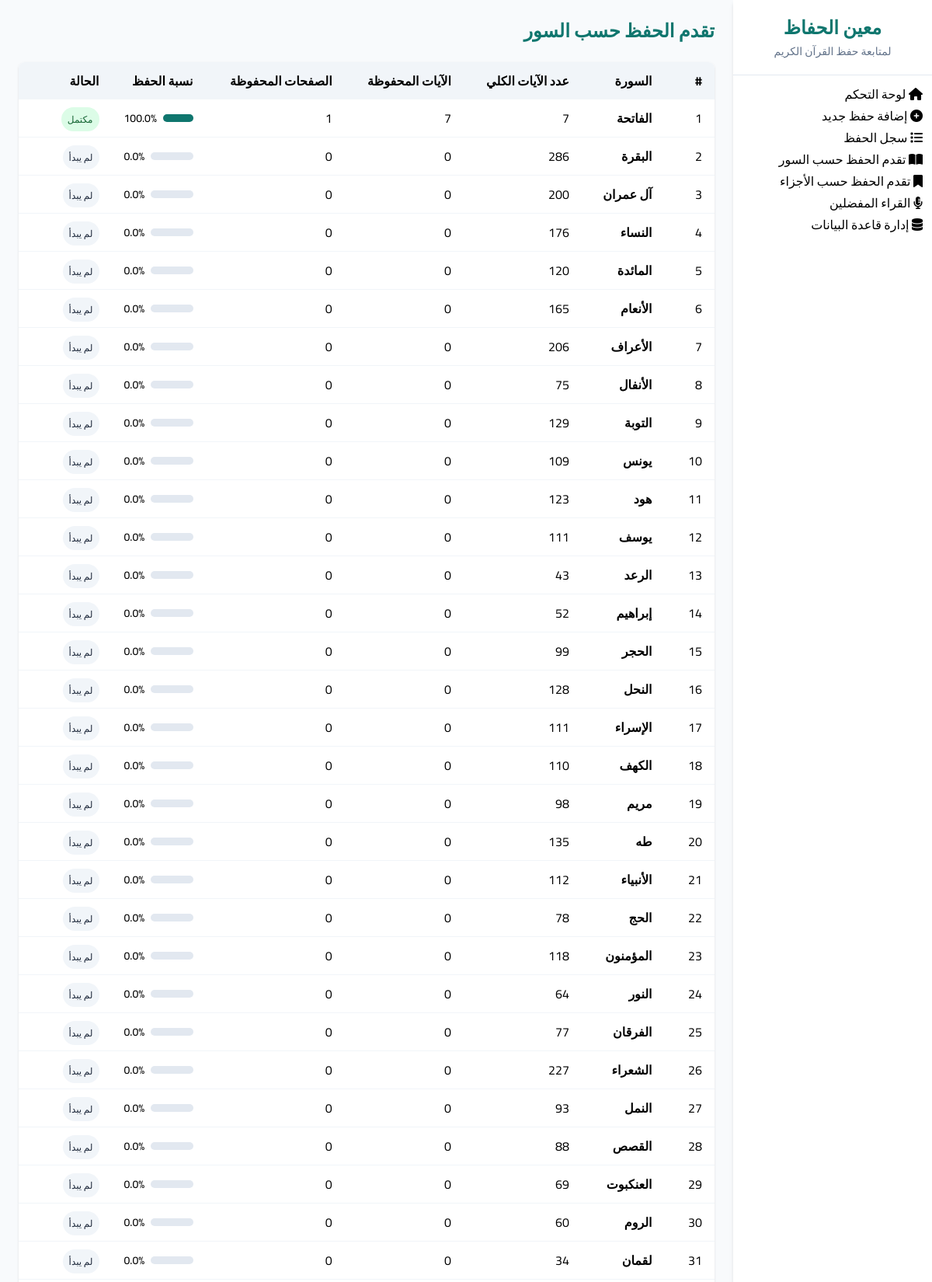
The page /surah-progress (upper part) on the database its author committed.
### tables this page shows
CREATE TABLE surahs (
    id INTEGER PRIMARY KEY,
    name TEXT NOT NULL,
    name_en TEXT NOT NULL,
    verses INTEGER NOT NULL,
    start_page INTEGER NOT NULL,
    end_page INTEGER NOT NULL
);

### app.py (the view)
@app.route('/surah-progress')
def surah_progress():
    conn = get_db_connection()
    surahs = conn.execute('SELECT * FROM surahs ORDER BY id').fetchall()
    surah_progress = []
    for surah in surahs:
        memorizations = conn.execute('''
            SELECT start_verse, end_verse
            FROM memorization
            WHERE surah_id = ?
            ORDER BY start_verse
        ''', (surah['id'],)).fetchall()
        memorized_verses = set()
        for memo in memorizations:
            for v in range(memo['start_verse'], memo['end_verse'] + 1):
                memorized_verses.add(v)
        memorized_pages = 0
        for memo in conn.execute('SELECT pages FROM memorization WHERE surah_id = ?', (surah['id'],)).fetchall():
            if memo['pages']:
                memorized_pages += memo['pages']
        percentage = (len(memorized_verses) / surah['verses']) * 100 if surah['verses'] > 0 else 0
        surah_progress.append({
            'id': surah['id'],
            'name': surah['name'],
            'name_en': surah['name_en'],
            'total_verses': surah['verses'],
            'memorized_verses': len(memorized_verses),
            'memorized_pages': memorized_pages,
            'percentage': round(percentage, 2)
        })
    conn.close()
    return render_template('surah_progress.html', surahs=surah_progress)

### app.py (called while the page is built)
def get_db_connection():
    conn = sqlite3.connect('database.db')
    conn.row_factory = sqlite3.Row
    return conn

### templates/surah_progress.html (shortened to what this page needs)
{% extends "base.html" %}
{% block page_title %}تقدم الحفظ حسب السور{% endblock %}
{% block content %}
<div class="bg-white rounded-lg shadow overflow-hidden">
    <div class="overflow-x-auto">
        <table class="min-w-full bg-white">
            <thead class="bg-slate-100">
                <tr>
                    <th class="py-3 px-4 text-right">#</th>
                    <th class="py-3 px-4 text-right">السورة</th>
                    <th class="py-3 px-4 text-right">عدد الآيات الكلي</th>
                    <th class="py-3 px-4 text-right">الآيات المحفوظة</th>
                    <th class="py-3 px-4 text-right">الصفحات المحفوظة</th>
                    <th class="py-3 px-4 text-right">نسبة الحفظ</th>
                    <th class="py-3 px-4 text-right">الحالة</th>
                </tr>
            </thead>
            <tbody class="divide-y divide-slate-100">
                {% for surah in surahs %}
                    <tr class="hover:bg-slate-50">
                        <td class="py-3 px-4">{{ surah.id }}</td>
                        <td class="py-3 px-4 font-bold">{{ surah.name }}</td>
                        <td class="py-3 px-4">{{ surah.total_verses }}</td>
                        <td class="py-3 px-4">{{ surah.memorized_verses }}</td>
                        <td class="py-3 px-4">{{ surah.memorized_pages }}</td>
                        <td class="py-3 px-4">
                            <div class="flex items-center gap-2">
                                <div class="flex-grow bg-slate-200 rounded-full h-2.5">
                                    <div class="bg-primary h-2.5 rounded-full" style="width: {{ surah.percentage }}%"></div>
                                </div>
                                <span class="text-sm font-medium">{{ surah.percentage }}%</span>
                            </div>
                        </td>
                        <td class="py-3 px-4">
                            {% if surah.percentage == 100 %}
                                <span class="bg-green-100 text-green-800 px-2 py-1 rounded-full text-xs">مكتمل</span>
                            {% elif surah.percentage > 0 %}
                                <span class="bg-yellow-100 text-yellow-800 px-2 py-1 rounded-full text-xs">جاري الحفظ</span>
                            {% else %}
                                <span class="bg-slate-100 text-slate-800 px-2 py-1 rounded-full text-xs">لم يبدأ</span>
                            {% endif %}
                        </td>
                    </tr>
                {% endfor %}
            </tbody>
        </table>
    </div>
</div>
{% endblock %}

### templates/base.html (style rules this page uses)
body { font-family: 'Cairo', sans-serif; }

### rows shown on the page
surahs: id "1", name "الفاتحة", total_verses "7", memorized_verses "7", memorized_pages "1", percentage "100.0", shows "مكتمل"
surahs: id "2", name "البقرة", total_verses "286", memorized_verses "0", memorized_pages "0", percentage "0.0", shows "لم يبدأ"
surahs: id "3", name "آل عمران", total_verses "200", memorized_verses "0", memorized_pages "0", percentage "0.0", shows "لم يبدأ"
surahs: id "4", name "النساء", total_verses "176", memorized_verses "0", memorized_pages "0", percentage "0.0", shows "لم يبدأ"
surahs: id "5", name "المائدة", total_verses "120", memorized_verses "0", memorized_pages "0", percentage "0.0", shows "لم يبدأ"
surahs: id "6", name "الأنعام", total_verses "165", memorized_verses "0", memorized_pages "0", percentage "0.0", shows "لم يبدأ"
surahs: id "7", name "الأعراف", total_verses "206", memorized_verses "0", memorized_pages "0", percentage "0.0", shows "لم يبدأ"
surahs: id "8", name "الأنفال", total_verses "75", memorized_verses "0", memorized_pages "0", percentage "0.0", shows "لم يبدأ"
surahs: id "9", name "التوبة", total_verses "129", memorized_verses "0", memorized_pages "0", percentage "0.0", shows "لم يبدأ"
surahs: id "10", name "يونس", total_verses "109", memorized_verses "0", memorized_pages "0", percentage "0.0", shows "لم يبدأ"
surahs: id "11", name "هود", total_verses "123", memorized_verses "0", memorized_pages "0", percentage "0.0", shows "لم يبدأ"
surahs: id "12", name "يوسف", total_verses "111", memorized_verses "0", memorized_pages "0", percentage "0.0", shows "لم يبدأ"
surahs: id "13", name "الرعد", total_verses "43", memorized_verses "0", memorized_pages "0", percentage "0.0", shows "لم يبدأ"
surahs: id "14", name "إبراهيم", total_verses "52", memorized_verses "0", memorized_pages "0", percentage "0.0", shows "لم يبدأ"
surahs: id "15", name "الحجر", total_verses "99", memorized_verses "0", memorized_pages "0", percentage "0.0", shows "لم يبدأ"
surahs: id "16", name "النحل", total_verses "128", memorized_verses "0", memorized_pages "0", percentage "0.0", shows "لم يبدأ"
surahs: id "17", name "الإسراء", total_verses "111", memorized_verses "0", memorized_pages "0", percentage "0.0", shows "لم يبدأ"
surahs: id "18", name "الكهف", total_verses "110", memorized_verses "0", memorized_pages "0", percentage "0.0", shows "لم يبدأ"
surahs: id "19", name "مريم", total_verses "98", memorized_verses "0", memorized_pages "0", percentage "0.0", shows "لم يبدأ"
surahs: id "20", name "طه", total_verses "135", memorized_verses "0", memorized_pages "0", percentage "0.0", shows "لم يبدأ"
surahs: id "21", name "الأنبياء", total_verses "112", memorized_verses "0", memorized_pages "0", percentage "0.0", shows "لم يبدأ"
surahs: id "22", name "الحج", total_verses "78", memorized_verses "0", memorized_pages "0", percentage "0.0", shows "لم يبدأ"
surahs: id "23", name "المؤمنون", total_verses "118", memorized_verses "0", memorized_pages "0", percentage "0.0", shows "لم يبدأ"
surahs: id "24", name "النور", total_verses "64", memorized_verses "0", memorized_pages "0", percentage "0.0", shows "لم يبدأ"
surahs: id "25", name "الفرقان", total_verses "77", memorized_verses "0", memorized_pages "0", percentage "0.0", shows "لم يبدأ"
surahs: id "26", name "الشعراء", total_verses "227", memorized_verses "0", memorized_pages "0", percentage "0.0", shows "لم يبدأ"
surahs: id "27", name "النمل", total_verses "93", memorized_verses "0", memorized_pages "0", percentage "0.0", shows "لم يبدأ"
surahs: id "28", name "القصص", total_verses "88", memorized_verses "0", memorized_pages "0", percentage "0.0", shows "لم يبدأ"
surahs: id "29", name "العنكبوت", total_verses "69", memorized_verses "0", memorized_pages "0", percentage "0.0", shows "لم يبدأ"
surahs: id "30", name "الروم", total_verses "60", memorized_verses "0", memorized_pages "0", percentage "0.0", shows "لم يبدأ"
surahs: id "31", name "لقمان", total_verses "34", memorized_verses "0", memorized_pages "0", percentage "0.0", shows "لم يبدأ"
